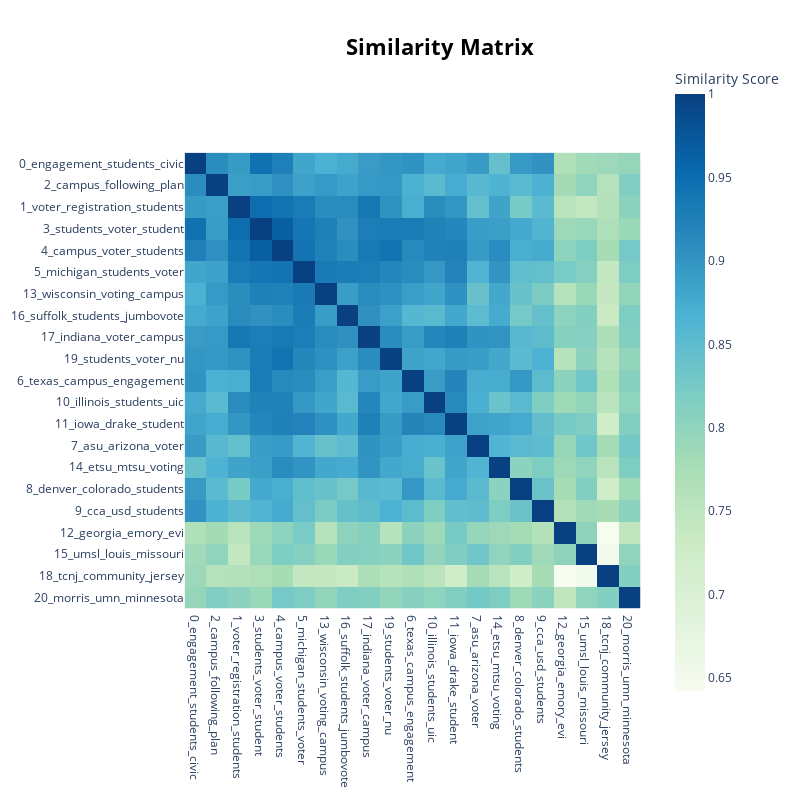

Notebook code cell kept with this figure:
### Code cell
topic_model.visualize_heatmap(n_clusters = 10)

topic_model.visualize_heatmap().write_html("./outputs/similarity.html")

### Figure 1 — Plotly figure (JSON) as saved in the notebook; plotly's stock layout.template omitted (floating-point values rounded to 4 significant figures; data arrays with more than 128 entries replaced by an {"elided": "..."} marker saying what was removed)
{"data": [{"coloraxis": "coloraxis", "hovertemplate": "x: %{x}<br>y: %{y}<br>Similarity Score: %{z}<extra></extra>", "name": "0", "type": "heatmap", "x": ["0_engagement_students_civic", "2_campus_following_plan", "1_voter_registration_students", "3_students_voter_student", "4_campus_voter_students", "5_michigan_students_voter", "13_wisconsin_voting_campus", "16_suffolk_students_jumbovote", "17_indiana_voter_campus", "19_students_voter_nu", "6_texas_campus_engagement", "10_illinois_students_uic", "11_iowa_drake_student", "7_asu_arizona_voter", "14_etsu_mtsu_voting", "8_denver_colorado_students", "9_cca_usd_students", "12_georgia_emory_evi", "15_umsl_louis_missouri", "18_tcnj_community_jersey", "20_morris_umn_minnesota"], "xaxis": "x", "y": ["0_engagement_students_civic", "2_campus_following_plan", "1_voter_registration_students", "3_students_voter_student", "4_campus_voter_students", "5_michigan_students_voter", "13_wisconsin_voting_campus", "16_suffolk_students_jumbovote", "17_indiana_voter_campus", "19_students_voter_nu", "6_texas_campus_engagement", "10_illinois_students_uic", "11_iowa_drake_student", "7_asu_arizona_voter", "14_etsu_mtsu_voting", "8_denver_colorado_students", "9_cca_usd_students", "12_georgia_emory_evi", "15_umsl_louis_missouri", "18_tcnj_community_jersey", "20_morris_umn_minnesota"], "yaxis": "y", "z": {"elided": "21x21 float values"}}], "layout": {"coloraxis": {"colorbar": {"title": {"text": "Similarity Score"}}, "colorscale": [[0, "rgb(247,252,240)"], [0.125, "rgb(224,243,219)"], [0.25, "rgb(204,235,197)"], [0.375, "rgb(168,221,181)"], [0.5, "rgb(123,204,196)"], [0.625, "rgb(78,179,211)"], [0.75, "rgb(43,140,190)"], [0.875, "rgb(8,104,172)"], [1, "rgb(8,64,129)"]]}, "height": 800, "hoverlabel": {"bgcolor": "white", "font": {"family": "Rockwell", "size": 16}}, "legend": {"title": {"text": "Trend"}}, "margin": {"t": 60}, "showlegend": true, "title": {"font": {"color": "Black", "size": 22}, "text": "<b>Similarity Matrix", "x": 0.55, "xanchor": "center", "y": 0.95, "yanchor": "top"}, "width": 800, "xaxis": {"anchor": "y", "autorange": true, "constrain": "domain", "domain": [0, 1], "range": [-0.5, 20.5], "scaleanchor": "y", "type": "category"}, "yaxis": {"anchor": "x", "autorange": true, "constrain": "domain", "domain": [0.1446, 0.8554], "range": [20.5, -0.5], "type": "category"}}}
